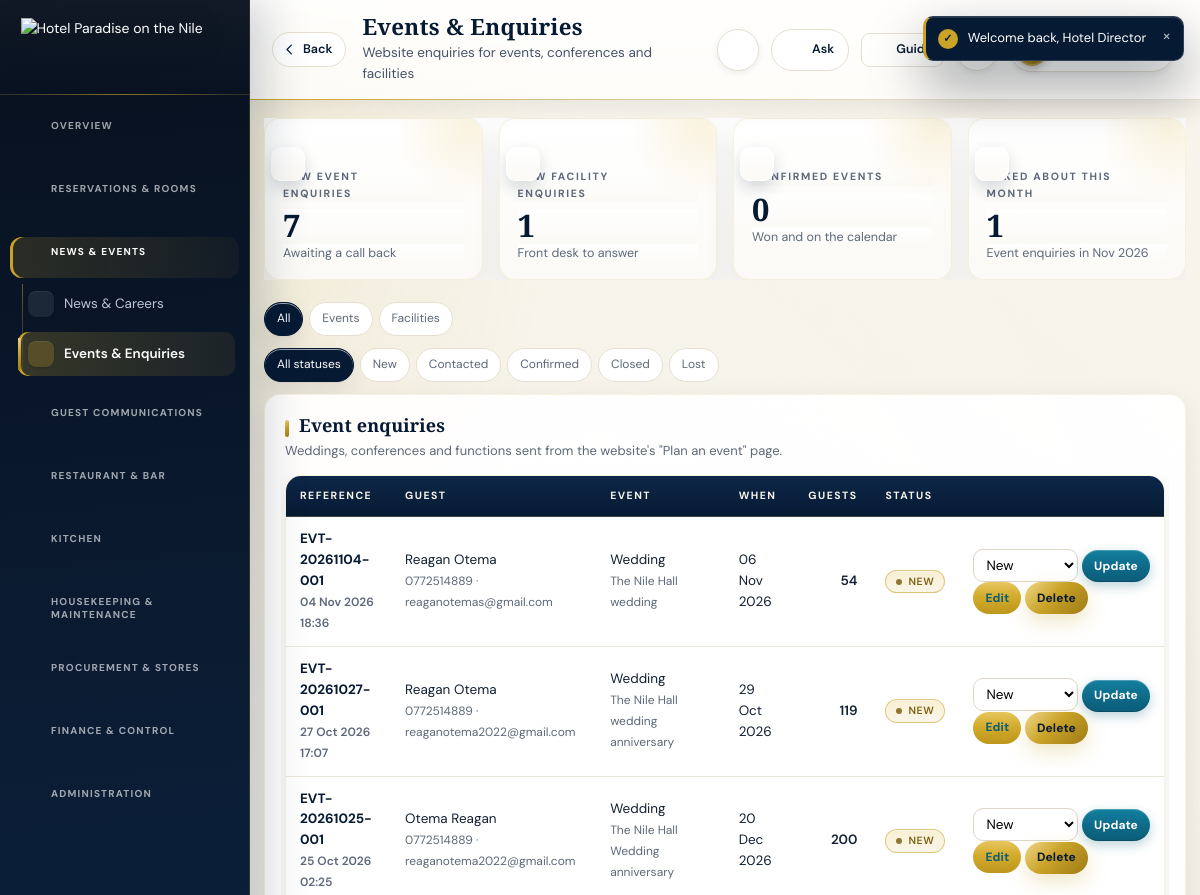
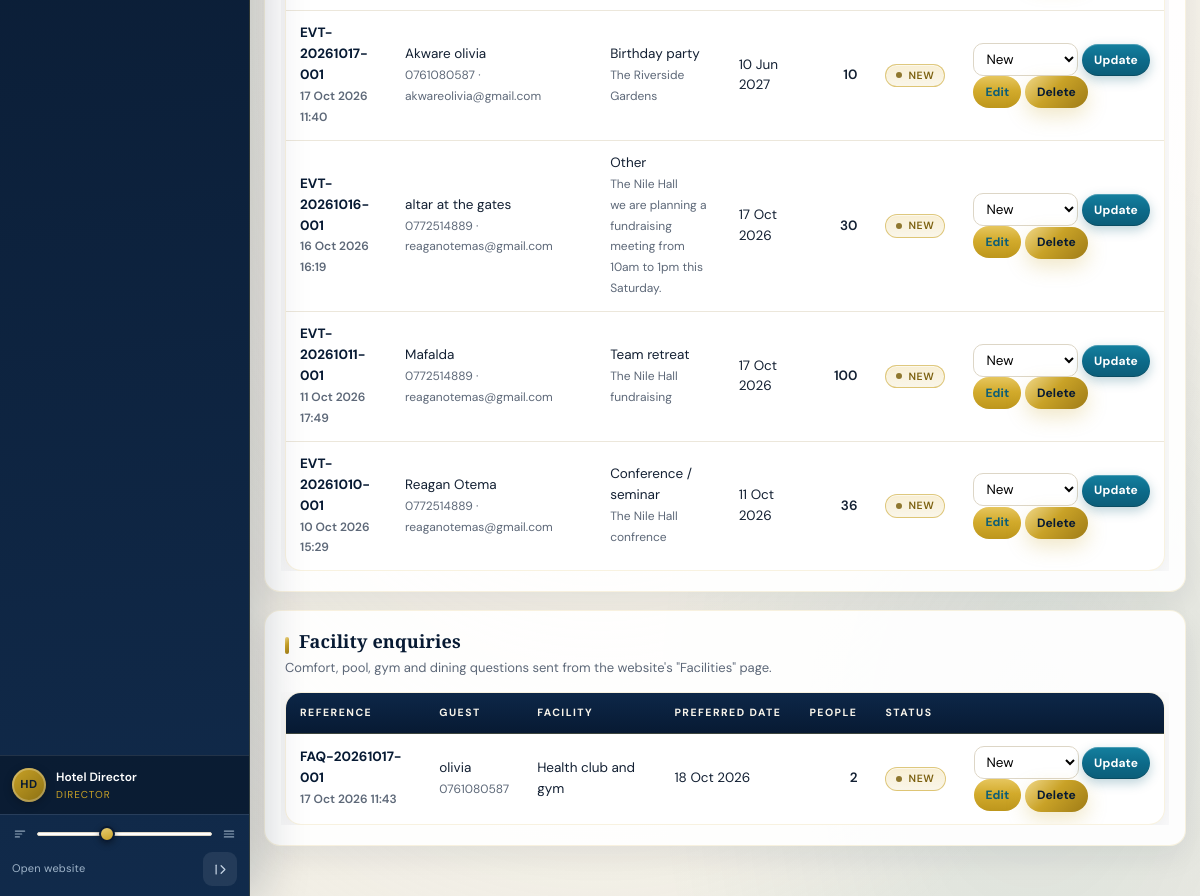
The app's page /backend-php/index.php?page=events (signed in) with its own data (2 pictures, top to bottom).
### tables this page shows
CREATE TABLE `event_requests` (
  `id` bigint(20) UNSIGNED NOT NULL,
  `hotel_id` bigint(20) UNSIGNED NOT NULL DEFAULT 1,
  `request_number` varchar(24) NOT NULL,
  `full_name` varchar(120) NOT NULL,
  `phone` varchar(40) NOT NULL,
  `email` varchar(160) DEFAULT NULL,
  `event_type` varchar(80) NOT NULL,
  `event_date` date DEFAULT NULL,
  `guests` int(10) UNSIGNED DEFAULT NULL,
  `venue` varchar(80) DEFAULT NULL,
  `message` text DEFAULT NULL,
  `status` varchar(20) NOT NULL DEFAULT 'new',
  `created_at` datetime NOT NULL,
  `updated_at` datetime DEFAULT NULL,
  `deleted_at` timestamp NULL DEFAULT NULL,
  `deleted_by` bigint(20) UNSIGNED DEFAULT NULL
);

CREATE TABLE `facility_enquiries` (
  `id` bigint(20) UNSIGNED NOT NULL,
  `hotel_id` bigint(20) UNSIGNED NOT NULL DEFAULT 1,
  `enquiry_number` varchar(24) NOT NULL,
  `full_name` varchar(120) NOT NULL,
  `phone` varchar(40) NOT NULL,
  `email` varchar(160) DEFAULT NULL,
  `facility` varchar(80) DEFAULT NULL,
  `preferred_date` date DEFAULT NULL,
  `guests` int(10) UNSIGNED DEFAULT NULL,
  `message` text DEFAULT NULL,
  `status` varchar(20) NOT NULL DEFAULT 'new',
  `created_at` datetime NOT NULL,
  `updated_at` datetime DEFAULT NULL,
  `deleted_at` timestamp NULL DEFAULT NULL,
  `deleted_by` bigint(20) UNSIGNED DEFAULT NULL
);

### backend-php/modules/events.php (the view, shortened to what this page needs)
<?php
$KINDS=[
 'event'=>['table'=>'event_requests','label'=>'Event enquiry','num'=>'request_number',
   'roles'=>['director','general_manager','events_manager','marketing']],
 'enquiry'=>['table'=>'facility_enquiries','label'=>'Facility enquiry','num'=>'enquiry_number',
   'roles'=>['director','general_manager','receptionist','marketing']],
];
$STATUSES=[
 'new'=>['label'=>'New','tone'=>'gold'],
 'contacted'=>['label'=>'Contacted','tone'=>'blue'],
 'confirmed'=>['label'=>'Confirmed','tone'=>'ok'],
 'closed'=>['label'=>'Closed','tone'=>'grey'],
 'lost'=>['label'=>'Lost','tone'=>'bad'],
];
$kf=(string)($_GET['kind']??'');
$sf=(string)($_GET['st']??'');
if(!isset($KINDS[$kf])) $kf='';
if(!isset($STATUSES[$sf])) $sf='';
$params=$sf!==''?[$sf]:[];
$events=($kf==='enquiry')?[]:rows('SELECT * FROM event_requests WHERE deleted_at IS NULL'.($sf!==''?' AND status=?':'').' ORDER BY id DESC LIMIT 100',$params);
$enquiries=($kf==='event')?[]:rows('SELECT * FROM facility_enquiries WHERE deleted_at IS NULL'.($sf!==''?' AND status=?':'').' ORDER BY id DESC LIMIT 100',$params);
function events_status_form(string $kind,int $id,string $cur,array $statuses): void{
 echo '<select name="nst" aria-label="Set status" style="padding:6px 8px;border:1px solid var(--line);border-radius:8px">';
 foreach($statuses as $k=>$s) echo '<option value="'.e($k).'"'.checked($cur,$k).'>'.e($s['label']).'</option>';
 echo '</select> <button class="btn sm blue">Update</button>';
}
echo '<div class="kpis">';
echo '</div>';
echo '<div class="rfilter">';
foreach([''=>'All','event'=>'Events','enquiry'=>'Facilities'] as $k=>$v){
 echo '<a href="'.BASE.'/index.php?page=events'.($k?'&kind='.$k:'').($sf?'&st='.$sf:'').'"><button class="'.($kf===$k?'on':'').'">'.e($v).'</button></a>';
}
echo '</div>';
echo '<div class="rfilter">';
foreach([''=>'All statuses']+array_map(static fn($s)=>$s['label'],$STATUSES) as $k=>$v){
 echo '<a href="'.BASE.'/index.php?page=events'.($kf?'&kind='.$kf:'').($k?'&st='.$k:'').'"><button class="'.($sf===$k?'on':'').'">'.e($v).'</button></a>';
}
echo '</div>';
if($kf!=='enquiry'){
 echo '<div class="panel"><h2>Event enquiries</h2><p class="hint">Weddings, conferences and functions sent from the website\'s "Plan an event" page.</p>';
 echo '<table class="tbl"><thead><tr><th>Reference</th><th>Guest</th><th>Event</th><th>When</th><th>Guests</th><th>Status</th><th></th></tr></thead><tbody>';
 foreach($events as $r){
  echo '<tr>';
  echo '<td><b>'.e($r['request_number']).'</b><br><small>'.e(fmtdt($r['created_at'])).'</small></td>';
  echo '<td>'.e($r['full_name']).'<br><small>'.e($r['phone']).($r['email']?' · '.e($r['email']):'').'</small></td>';
  echo '<td>'.e($r['event_type']?:'—').($r['venue']?'<br><small>'.e($r['venue']).'</small>':'').($r['message']?'<br><small title="'.e($r['message']).'">'.e(mb_substr($r['message'],0,80)).(mb_strlen($r['message'])>80?'…':'').'</small>':'').'</td>';
  echo '<td>'.e(fmtdate($r['event_date']) ?: '—').'</td>';
  echo '<td class="num">'.($r['guests']!==null?(int)$r['guests']:'—').'</td>';
  echo '<td>'.badge($STATUSES[$r['status']]['label']??str_replace('_',' ',$r['status']),$STATUSES[$r['status']]['tone']??'grey').'</td>';
  echo '<td style="white-space:nowrap">'; events_status_form('event',(int)$r['id'],(string)$r['status'],$STATUSES); echo ' <a class="btn sm" href="'.BASE.'/index.php?page=events&kind=event&edit='.(int)$r['id'].'#editlead">Edit</a> '.trash_button('event_requests',(int)$r['id'],'events').'</td>';
  echo '</tr>';
 }
 echo '</tbody></table></div>';
}
if($kf!=='event'){
 echo '<div class="panel"><h2>Facility enquiries</h2><p class="hint">Comfort, pool, gym and dining questions sent from the website\'s "Facilities" page.</p>';
 echo '<table class="tbl"><thead><tr><th>Reference</th><th>Guest</th><th>Facility</th><th>Preferred date</th><th>People</th><th>Status</th><th></th></tr></thead><tbody>';
 foreach($enquiries as $r){
  echo '<tr>';
  echo '<td><b>'.e($r['enquiry_number']).'</b><br><small>'.e(fmtdt($r['created_at'])).'</small></td>';
  echo '<td>'.e($r['full_name']).'<br><small>'.e($r['phone']).($r['email']?' · '.e($r['email']):'').'</small></td>';
  echo '<td>'.e($r['facility']?:'—').($r['message']?'<br><small title="'.e($r['message']).'">'.e(mb_substr($r['message'],0,80)).(mb_strlen($r['message'])>80?'…':'').'</small>':'').'</td>';
  echo '<td>'.e(fmtdate($r['preferred_date']) ?: '—').'</td>';
  echo '<td class="num">'.($r['guests']!==null?(int)$r['guests']:'—').'</td>';
  echo '<td>'.badge($STATUSES[$r['status']]['label']??str_replace('_',' ',$r['status']),$STATUSES[$r['status']]['tone']??'grey').'</td>';
  echo '<td style="white-space:nowrap">'; events_status_form('enquiry',(int)$r['id'],(string)$r['status'],$STATUSES); echo ' <a class="btn sm" href="'.BASE.'/index.php?page=events&kind=enquiry&edit='.(int)$r['id'].'#editlead">Edit</a> '.trash_button('facility_enquiries',(int)$r['id'],'events').'</td>';
  echo '</tr>';
 }
 echo '</tbody></table></div>';
}

### backend-php/app/bootstrap.php (shortened to what this page needs)
<?php
if(!function_exists('hp_config')){
 function hp_config(): array{
  $file=__DIR__.'/../config.php';
  if(!is_readable($file)) return $cfg=[];
  $got=include $file;
  return $cfg=is_array($got)?$got:[];
 }
}
function db_config(): array{
 $fromFile=hp_config();
 $fromConfig=function(string $path) use($fromFile){
  $node=$fromFile;
  foreach(explode('.',$path) as $step){
   if(!is_array($node)||!array_key_exists($step,$node)) return null;
   $node=$node[$step];
  }
  return $node;
 };
 $pick=function(string $path,string $env,string $fallback) use($fromConfig): string{
  $v=getenv($env);
  if(is_string($v)&&$v!=='') return $v;
  $v=$fromConfig($path);
  if(is_string($v)&&$v!=='') return $v;
  return $fallback;
 };
 $host=$pick('db.host','HP_DB_HOST','127.0.0.1');
 $port=$pick('db.port','HP_DB_PORT','');
 return $cfg=[
  'dsn'=>'mysql:host='.$host.($port!==''?';port='.$port:'').';charset=utf8mb4',
  'host'=>$host,'port'=>$port,
  'name'=>$pick('db.name','HP_DB_NAME','hotelpardise_system'),
  'user'=>$pick('db.user','HP_DB_USER','hotelpardise_system'),
  'pass'=>$pick('db.pass','HP_DB_PASS',''),
  'web'=>[
   'name'=>$pick('web_db.name','HP_WEB_DB_NAME','hotelpardise_website'),
   'user'=>$pick('web_db.user','HP_WEB_DB_USER','hotelpardise_website'),
   'pass'=>$pick('web_db.pass','HP_WEB_DB_PASS',''),
  ],
 ];
}
function db_connect(string $dsn,string $dbName,string $user,string $pass): PDO{
  try{
   return new PDO($dsn.';dbname='.$dbName,$user,$pass,[
    PDO::ATTR_ERRMODE=>PDO::ERRMODE_EXCEPTION,
    PDO::ATTR_DEFAULT_FETCH_MODE=>PDO::FETCH_ASSOC
   ]);
  }catch(PDOException $e){
   $reason=db_failure_reason($e,$dbName,$user);
   error_log('[hotel db] cannot open '.$dbName.' as '.$user.'@'.db_config()['host']
    .' [SQLSTATE '.$e->getCode().']: '.$reason);
   throw new RuntimeException($reason,0);
  }
}
function db(): PDO{
  static $pdo=null;
  if($pdo===null){
   $c=db_config();
   try{
    $pdo=db_connect($c['dsn'],$c['name'],$c['user'],$c['pass']);
   }catch(RuntimeException $e){
    db_setup_page($e->getMessage());
   }
  }
  return $pdo;
}
function q(string $sql,array $p=[]){ $st=db()->prepare($sql); $st->execute($p); return $st; }
function rows(string $sql,array $p=[]){ return q($sql,$p)->fetchAll(); }
function e($v=null): string{ return htmlspecialchars((string)$v,ENT_QUOTES,'UTF-8'); }
function fmtdt($d): string{ return $d?date('d M Y H:i',strtotime((string)$d)):''; }
function fmtdate($d): string{ return $d?date('d M Y',strtotime((string)$d)):''; }
function badge(string $text,string $tone='grey'): string{
 static $tones=['ok'=>1,'warn'=>1,'bad'=>1,'gold'=>1,'navy'=>1,'blue'=>1,'grey'=>1];
 $t=isset($tones[$tone])?$tone:'grey';
 return '<span class="badge '.e($t).'">'.e($text).'</span>';
}
require_once __DIR__.'/trash.php';

### backend-php/app/trash.php (shortened to what this page needs)
<?php
function trash_registry(): array{
 return [
  'guests'                =>['label'=>'Guest',          'title'=>'full_name',      'desc'=>'email',          'page'=>'guests'],
  'suppliers'             =>['label'=>'Supplier',        'title'=>'name',           'desc'=>'contact_person','page'=>'suppliers'],
  'users'                 =>['label'=>'Team member','title'=>'name',           'desc'=>'email',          'page'=>'users'],
  'inventory_items'       =>['label'=>'Stock item','title'=>'name','desc'=>'code','page'=>'inventory'],
  'expenses'              =>['label'=>'Expense','title'=>'number','desc'=>'description','page'=>'expenses'],
  'event_requests'        =>['label'=>'Event request','title'=>'request_number','desc'=>'full_name','page'=>'events'],
  'facility_enquiries'    =>['label'=>'Facility enquiry','title'=>'enquiry_number','desc'=>'full_name','page'=>'events'],
  'news_posts'            =>['label'=>'News post','title'=>'title','desc'=>'category','page'=>'news'],
  'reservations'          =>['label'=>'Reservation','title'=>'booking_number','desc'=>'status','page'=>'reservations'],
  'purchase_requisitions' =>['label'=>'Requisition','title'=>'number','desc'=>'status','page'=>'purchases'],
  'purchase_orders'       =>['label'=>'Purchase order','title'=>'number','desc'=>'status','page'=>'purchases'],
  'rooms'                 =>['label'=>'Room','title'=>'room_number','desc'=>'status','page'=>'rooms'],
  'room_types'            =>['label'=>'Room type','title'=>'name','desc'=>'description','page'=>'rooms'],
 ];
}
function trash_meta(string $table): ?array{ return trash_registry()[$table]??null; }
function trash_button(string $table,int $id,string $back=''): string{
 $meta=trash_meta($table);
 $msg='Move this '.$meta['label'].' to the Trash? You can restore it later from the Trash page.';
 return '<form method="post" class="actForm" onsubmit="return confirm('.json_encode($msg,JSON_UNESCAPED_SLASHES|JSON_HEX_APOS).')">'
  .csrf_field()
  .'<input type="hidden" name="trash_action" value="trash">'
  .'<input type="hidden" name="table" value="'.e($table).'">'
  .'<input type="hidden" name="id" value="'.(int)$id.'">'
  .'<input type="hidden" name="back" value="'.e($back).'">'
  .'<button class="btn sm danger" type="submit">Delete</button></form>';
}

### backend-php/assets/luxury-admin.css (style rules this page uses)
:root { --gold:#c9a227;--gold-deep:#9e7b16;--gold2:#e6cb74;--navy:#071a33;--navy2:#0d2748;--nile:#0b5d78; --bg:#f4f1e8;--paper:#ffffff;--line:#e6dfcf;--ink:#132033;--muted:#5d6878; --r:16px;--rSm:12px;--e1:0 10px 30px rgba(7,26,51,.08);--e2:0 18px 42px rgba(7,26,51,.13);--e3:0 30px 70px rgba(7,26,51,.18); --foil:linear-gradient(135deg,#f0d889,#c9a227 45%,#9e7b16); }
html { scroll-behavior:smooth }
body { background: radial-gradient(1100px 420px at 100% -10%,rgba(201,162,39,.12),transparent 60%), radial-gradient(800px 340px at -5% 0,rgba(11,93,120,.09),transparent 60%), linear-gradient(180deg,#f8f5ec 0%,#f2efe6 100%) !important; color:var(--ink); font-feature-settings:"liga" 1,"kern" 1 }
.tbSub,.hint,.muted,.subtle { color:var(--muted) !important }
.card,.kpi,.stat,.panel,.box,[class*="card"],.tableWrap,table,.chartBox,.reportCard,.notifCard { border-radius:var(--r) !important;border:1px solid rgba(201,162,39,.14) !important;box-shadow:var(--e1) !important }
.card,.panel,.box,.tableWrap,.chartBox,.reportCard { background:rgba(255,255,255,.92) !important }
.kpis,.stats,.grid4,.grid3,.cards { gap:16px !important }
.kpi,.stat,[class*="kpi"],[class*="stat"] { position:relative;overflow:hidden;background:linear-gradient(180deg,#fff,#fbfaf6) !important }
h1,h2,h3,.pageTitle,.sectionTitle { font-family:'Playfair Display',serif;color:var(--navy) }
table { width:100%;border-collapse:separate !important;border-spacing:0;overflow:hidden;background:#fff }
thead th,th { background:linear-gradient(180deg,#0d2748,#071a33) !important;color:#f8f4ea !important; font-weight:600;letter-spacing:.04em;text-transform:uppercase;font-size:11px;border-bottom:1px solid rgba(201,162,39,.25) !important }
th,td { padding:12px 14px !important;border-bottom:1px solid #ece7db !important;vertical-align:middle }
tbody tr { transition:background .18s ease }
tbody tr:last-child td { border-bottom:0 !important }
input,select,textarea { border-radius:10px !important;border:1px solid #ddd6c6 !important;background:#fff !important; transition:border-color .2s ease,box-shadow .2s ease }
.btn,button.btn,a.btn,.button,[type="submit"] { border-radius:999px !important;font-weight:700;letter-spacing:.01em; transition:transform .22s ease,box-shadow .22s ease,filter .22s ease }
.btn.primary,.btnP,.btn-gold,[class*="primary"],button[type="submit"].btn { background:var(--foil) !important;color:#071a33 !important;border:0 !important;box-shadow:0 8px 20px rgba(201,162,39,.25) !important }
.pill,.badge,.status,.tag,[class*="pill"],[class*="badge"] { border-radius:999px !important;font-weight:600 }

### records on screen
event_requests: request_number "EVT-20261104-001", created_at "04 Nov 2026 18:36", full_name "Reagan Otema", phone "0772514889", email "reaganotemas@gmail.com", event_type "Wedding", venue "The Nile Hall", message "wedding", event_date "06 Nov 2026", guests "54"
event_requests: request_number "EVT-20261027-001", created_at "27 Oct 2026 17:07", full_name "Reagan Otema", phone "0772514889", email "reaganotema2022@gmail.com", event_type "Wedding", venue "The Nile Hall", message "wedding anniversary", event_date "29 Oct 2026", guests "119"
event_requests: request_number "EVT-20261025-001", created_at "25 Oct 2026 02:25", full_name "Otema Reagan", phone "0772514889", email "reaganotema2022@gmail.com", event_type "Wedding", venue "The Nile Hall", message "Wedding anniversary", event_date "20 Dec 2026", guests "200"
event_requests: request_number "EVT-20261017-001", created_at "17 Oct 2026 11:40", full_name "Akware olivia", phone "0761080587", email "akwareolivia@gmail.com", event_type "Birthday party", venue "The Riverside Gardens", event_date "10 Jun 2027", guests "10"
event_requests: request_number "EVT-20261016-001", created_at "16 Oct 2026 16:19", full_name "altar at the gates", phone "0772514889", email "reaganotemas@gmail.com", event_type "Other", venue "The Nile Hall", message "we are planning a fundraising meeting from 10am to 1pm this Saturday.", event_date "17 Oct 2026", guests "30"
event_requests: request_number "EVT-20261011-001", created_at "11 Oct 2026 17:49", full_name "Mafalda", phone "0772514889", email "reaganotemas@gmail.com", event_type "Team retreat", venue "The Nile Hall", message "fundraising", event_date "17 Oct 2026", guests "100"
event_requests: request_number "EVT-20261010-001", created_at "10 Oct 2026 15:29", full_name "Reagan Otema", phone "0772514889", email "reaganotemas@gmail.com", event_type "Conference / seminar", venue "The Nile Hall", message "confrence", event_date "11 Oct 2026", guests "36"
facility_enquiries: enquiry_number "FAQ-20261017-001", created_at "17 Oct 2026 11:43", full_name "olivia", phone "0761080587", facility "Health club and gym", preferred_date "18 Oct 2026", guests "2"

### other values on screen
$group['label'] "OVERVIEW"
$group['label'] "RESERVATIONS & ROOMS"
$group['label'] "NEWS & EVENTS"
$label "News & Careers"
$label "Events & Enquiries"
$group['label'] "GUEST COMMUNICATIONS"
$group['label'] "RESTAURANT & BAR"
$group['label'] "KITCHEN"
$group['label'] "HOUSEKEEPING & MAINTENANCE"
$group['label'] "PROCUREMENT & STORES"
$group['label'] "FINANCE & CONTROL"
$group['label'] "ADMINISTRATION"
initials($me) "HD"
$me "Hotel Director"
$role "DIRECTOR"
